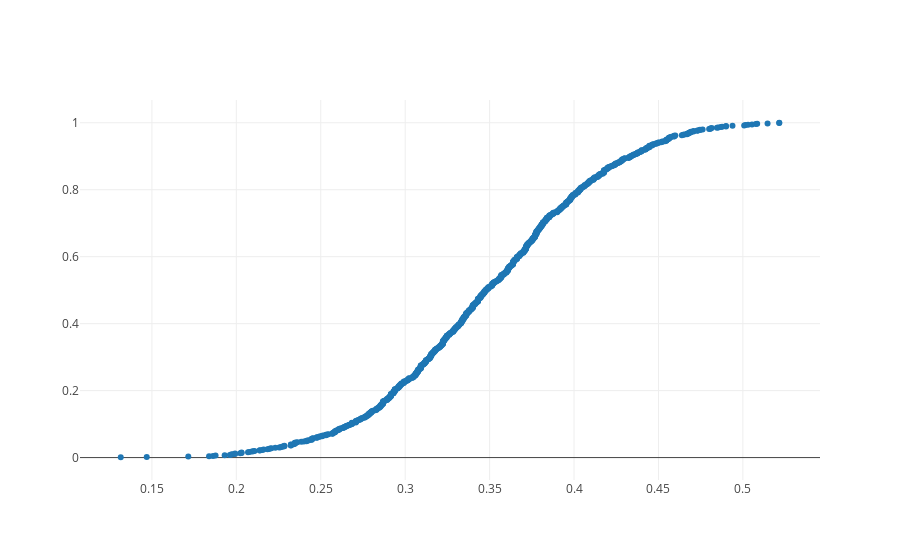

Notebook cell for this chart:
### Code cell
x_boot, y_boot = ecdf(bootstrap_pop)

# plot the two ecdfs
trace0 = go.Scatter(x=x_boot, y=y_boot, mode='markers', name='bootstrap sample population')

iplot([trace0], filename='bootstrap_ecdf.html')

### Figure 1 — Plotly figure (JSON) as saved in the notebook; plotly's stock layout.template omitted (floating-point values rounded to 4 significant figures; data arrays with more than 128 entries replaced by an {"elided": "..."} marker saying what was removed)
{"data": [{"mode": "markers", "name": "bootstrap sample population", "type": "scatter", "uid": "2e601fcc-9aaa-11e9-b968-e442a6f8adc6", "x": {"elided": "1000 float values"}, "y": {"elided": "1000 float values"}}], "layout": {}}
